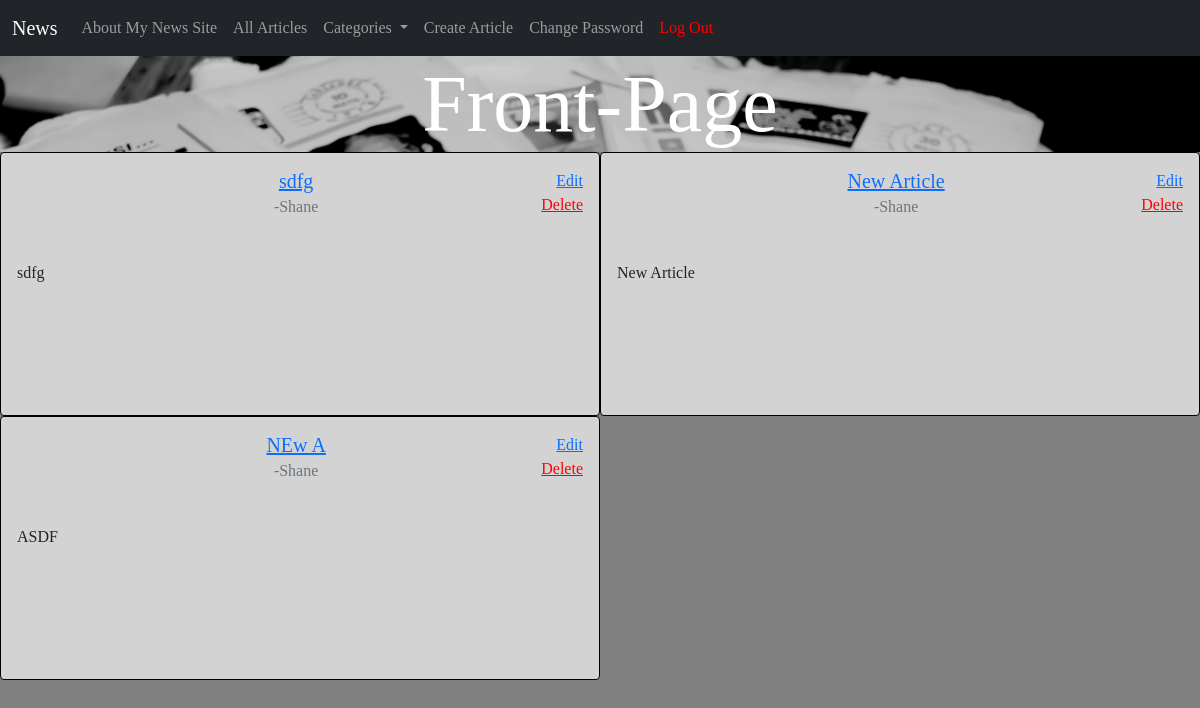
Page /articles/frontpage/ (signed in) on the earlier database version.
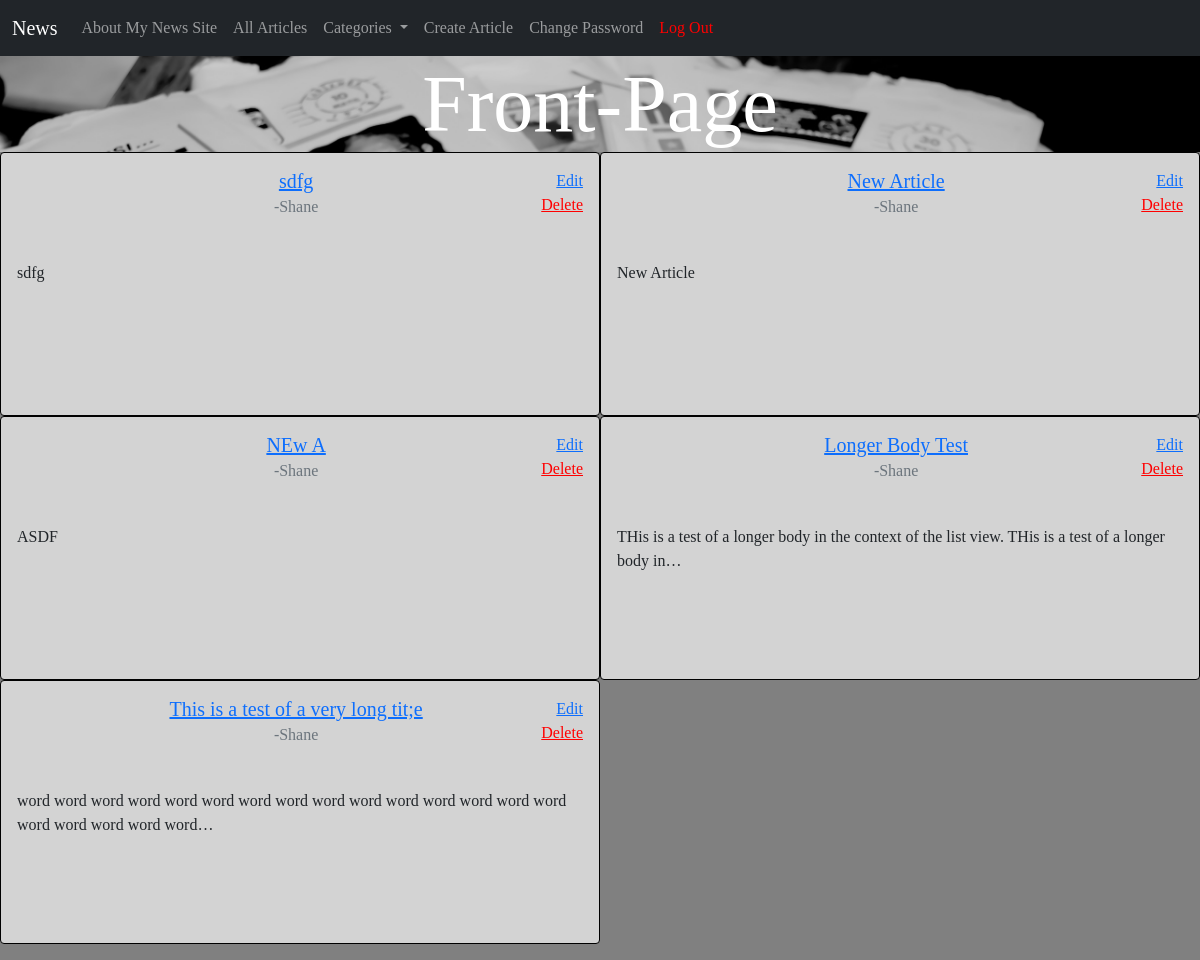
Same page on the later database version.
### articles/models.py (models this page shows, shortened)
class Article(models.Model):
    title=models.CharField(max_length=200)
    body=models.TextField()
    author=models.ForeignKey(
        get_user_model(),
        on_delete=models.CASCADE
    )
    created_on=models.DateTimeField(auto_now_add=True)
    category = models.CharField(max_length=200, default="None")

### accounts/models.py (models this page shows)
class CustomUser(AbstractUser):
    role = models.CharField(max_length=255)
    department = models.CharField(max_length=255, default="None")

### articles/views.py (the view)
# urls.py: path('frontpage/', FrontPageListView.as_view(), name='front_page'),
class FrontPageListView(LoginRequiredMixin, ListView):
    model=Article
    template_name="front_page.html"

### templates/front_page.html (shortened to what this page needs)
{% extends 'base.html' %}
{% block content %}
<div class="front-page">
    <div class="page-photo">
        <h1>Front-Page</h1>
    </div>
    <div class="article-list-section">
        {% for article in article_list %}
            {% if article.category == 'Front-Page' %}
                <div class="card">
                    <div class="card-body">
                        <div class="top-of-card">
                            <div class="title-author">
                                <h5 class="card-title"><a href="{% url 'article_detail' article.id %}">{{article.title|truncatechars:50}}</a></h5>
                                <h6 class="card-subtitle mb-2 text-muted author">-{{article.author}}</h6>
                            </div>
                            <div class="article-list-buttons">
                                {% if article.author == user %}
                                <a href="{% url 'article_edit' article.id %}" class="card-link">Edit</a>
                                <a href="{% url 'article_delete' article.id %}" class="card-link" style="color: red;">Delete</a>
                                {% endif %}
                            </div>
                        </div>
                        <div class="article-info">
                            <p class="card-text">{{article.body|truncatechars:100}}</p>
                        </div>
                    </div>
                </div>
            {% endif %}
        {% endfor %}
    </div>
</div>
{% endblock content %}

Differences in the rows shown:
added Article: title "Longer Body Test", author "Shane", shows "Edit", body "THis is a test of a longer body in the context of the list view. THis is a test of a longer body in…"
added Article: title "This is a test of a very long tit;e", author "Shane", shows "Edit", body "word word word word word word word word word word word word word word word word word word word word…"
